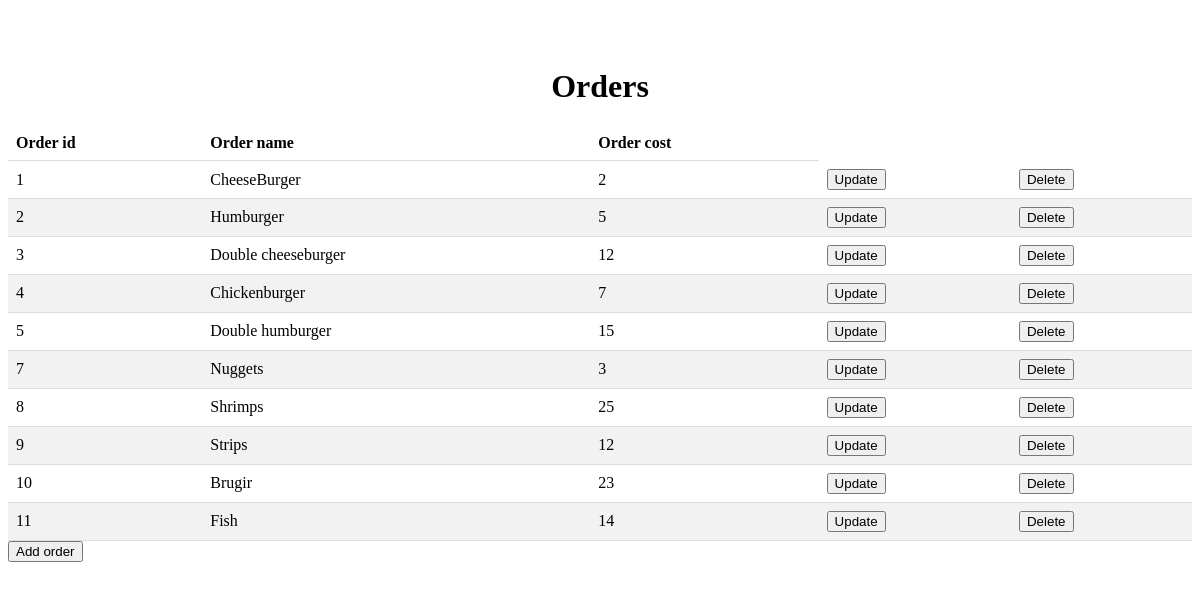
The page / on the database its author committed.
### Pika_DZ_18/db.py (models this page shows, shortened)
class Orders(Base):
    __tablename__ = "orders"
    id = Column(Integer, autoincrement=True, primary_key=True)
    cost = Column(Integer)
    name = Column(String(20))
    client_id = Column(Integer, ForeignKey("clients.id"))
    def __init__(self, cost, name, id):
        self.cost = cost
        self.name = name
        self.id = id

### Pika_DZ_18/Pika_DZ_18.py (the view)
@app.route('/', methods=["GET"])
def orders():
    ord = get_orders()
    return render_template("index.html", data = ord)

### Pika_DZ_18/db.py (called while the page is built)
def get_orders():
    orders = []
    connection = engine.connect()
    query_1 = connection.execute(
    text(
        "SELECT * FROM orders "
        )
    )
    for row in query_1.mappings():
        id = row["id"]
        name = row["name"]
        cost = row["cost"]
        orders.append(Orders(cost, name, id))
    connection.close()
    return orders

### Pika_DZ_18/templates/index.html (shortened to what this page needs)
<!DOCTYPE html>
<html>
<head>
    <link rel="stylesheet" type="text/css" href="{{ url_for('static', filename='style.css') }}">
</head>
<body>
    <div class="container"></div>
    <h1>Orders</h1>
    <table>
        <thead>
            <tr>
                <th>Order id</th>
                <th>Order name</th>
                <th>Order cost</th>
            </tr>
        </thead>
        <tbody>
            {% for item in data %}
            <tr>
                <td>{{ item.id }}</td>
                <td>{{ item.name }}</td>
                <td>{{ item.cost }}</td>
                <td><form action="/orders/update" method="get">
                    <button name="id" type="submit" value={{item.id}}>Update</button>
                    </form></td>
                <td><form action="/orders/delete" method="post">
                    <button name="id" type="submit" value={{item.id}}>Delete</button>
                    </form></td>
            </tr>
            {% endfor %}
        </tbody>
    </table>
    <form action="/orders/add" method="get">
        <button type="submit">Add order</button>
        </form>
</body>
</html>

### Pika_DZ_18/static/style.css (style rules this page uses)
table { border-collapse: collapse; width: 100%; }
th, td { padding: 8px; text-align: left; border-bottom: 1px solid #ddd; }
tr:nth-child(even) { background-color: #f2f2f2; }
h1 { text-align: center; margin-top: 20px; }
.container { max-width: 800px; margin: 0 auto; padding: 20px; }

### rows shown on the page
Orders: id "1", name "CheeseBurger", cost "2"
Orders: id "2", name "Humburger", cost "5"
Orders: id "3", name "Double cheeseburger", cost "12"
Orders: id "4", name "Chickenburger", cost "7"
Orders: id "5", name "Double humburger", cost "15"
Orders: id "7", name "Nuggets", cost "3"
Orders: id "8", name "Shrimps", cost "25"
Orders: id "9", name "Strips", cost "12"
Orders: id "10", name "Brugir", cost "23"
Orders: id "11", name "Fish", cost "14"
